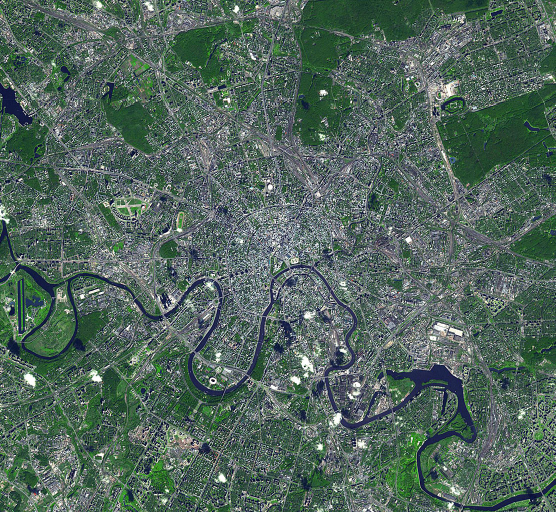
#> input picture background_images/jpl_moscow.jpg, 1111 x 1024 px, found by its file name (shown at 1/2 size)
$ python geospatial_uncertainty.py   (Python 2 division)
#> lines starting #> are read from the running program, lines starting #| are printed output that depends on the picture; long printed decimals are rounded
#!/usr/bin/env python2
# -*- coding: utf-8 -*-
"""
Created on Sat Nov  4 12:28:48 2017

@author: avanetten
Plot goespatial positional uncertainty

Useful resources:
https://stackoverflow.com/questions/32290096/python-opencv-add-alpha-channel-to-rgb-image
https://www.learnopencv.com/alpha-blending-using-opencv-cpp-python/
"""

#######################
indir = '/path/to/geospatial_uncertainty'
#######################

import os
import cv2
import numpy as np
import matplotlib.pyplot as plt
from matplotlib.patches import Ellipse

###############################################################################
def gauss_2d(x, y, x0=0, y0=0, sigma_x=5, sigma_y=-1, minz=10**(-6)):
    '''
    Two dimensional Guassian, normalized to have area of 1.0.
    Values below minz will be set to 0.0
    https://en.wikipedia.org/wiki/Gaussian_function
    '''
    # set sigma_y = sigma_x if it is not explicitly set
    if sigma_y < 0:
        sigma_y = sigma_x

    # set normalization
    A = 1. / (2. * np.pi * sigma_x * sigma_y)

    # set function
    f = A * np.exp( -1. * ( ((x-x0)**2 / (2 * sigma_x**2)) \
                       + ((y-y0)**2 / (2 * sigma_y**2)) ) )

    # clip minimum value
    f[f <= minz] = 0

    return f


###############################################################################
def get_meshgrid(h, w):
    '''Define meshgrid with size h * w.
    Delta^2 is the area of each grid cell'''

    x = np.linspace(0, w, w)
    y = np.linspace(0, h ,h)
    delta = x[1] - x[0]
    xs, ys = np.meshgrid(x, y)
    return xs, ys, delta


###############################################################################
def combine_probs(z_tot, z_update):
    '''Update probability map
    Compute probability that either z_tot or z_update has occurred'''

    prob_no_occur = (1. - z_tot) * (1. - z_update)
    return 1. - prob_no_occur


###############################################################################
def create_probability_map(points, h=500, w=500, max_alpha=0.5, verbose=False):
    '''Make probabilty map
    points are Gaussian blur values of format:
        point = [x0, y0, sigma_x, sigma_y, minz]
    h = map height
    w = map width
    max_alpha is the desired value of the max alpha, used to rescale the
        output map (set < 0 to skip)'''

    # get grid
    xs, ys, delta = get_meshgrid(h, w)

    z_tot = np.zeros((h, w))
    # update probability map
    for i,p in enumerate(points):
        [x0, y0, sigma_x, sigma_y, minz] = p
        z_update = gauss_2d(xs, ys, x0=x0, y0=y0, sigma_x=sigma_x,
                            sigma_y=sigma_y, minz=minz)
        # combine update and total
        z_tot = combine_probs(z_tot, z_update)

        if verbose:
            print i, "point: x0, y0:", x0, y0
            print "  sigma_x, sigma_y:", sigma_x, sigma_y
            print "  np.min(z_update):", np.min(z_update)
            print "  np.max(z_update):", np.max(z_update)
            # ensure Gaussian is corretly normalized (volume should be 1.0)
            print "  Volume of 2-D Gaussian:", np.sum(z_update) / delta**2

    if verbose:
        print "Final map:"
        print "  np.min(z_tot):", np.min(z_tot)
        print "  np.max(z_tot):", np.max(z_tot)
        print "  Volume of 2-D Gaussian:", np.sum(z_tot) / delta**2

    ############
    # rescale z such that max alpha is the desired number
    if max_alpha > 0:
        scale = max_alpha / np.max(z_tot)
        if verbose:
            print "Rescale map to have max prob of:", max_alpha
            print "  Scaling factor:", scale
        z_tot *= scale

    return z_tot

###############################################################################
def standard_uncertainty_plot(points, ax2, im=[], alpha_max=0.75,
                              facecolor='blue',
                              title='Standard Uncertainty Vis',
                              verbose=False):
    '''Plot standard method for uncertainty
    Sst ellipse size proportional to sigma, and opacity inversely proportional
    to sigma
    good reference:
        https://matplotlib.org/examples/pylab_examples/ellipse_demo.html'''

    if len(im) > 0:
        ax2.imshow(im)

    # iterate through points, and gather ellipses and sizes
    ells = []
    sizes = []
    for p in points:
        [x0, y0, sigma_x, sigma_y, minz] = p
        el_tmp = Ellipse(xy=(x0, y0), width=sigma_x, height=sigma_y, angle=0)
        ells.append(el_tmp)
        size = np.pi * sigma_x * sigma_y
        sizes.append(size)

    # determine alpha from sizes
    alpha_scale = alpha_max * np.min(sizes)
    alphas = []
    for s in sizes:
        a = alpha_scale / s
        alphas.append(a)
    if verbose:
        print "sizes:", sizes
        print "alphas:", alphas

    # Finally, make the plot
    for el_tmp, alpha in zip(ells, alphas):

        ax2.add_artist(el_tmp)
        el_tmp.set_alpha(alpha)
        el_tmp.set_facecolor(facecolor)

    ax2.axis('off')
    if len(title) > 0:
        ax2.set_title(title)

    return

###############################################################################
def plot_uncertainty(z_tot, points, im=[], outfile='', figsize=(15,4),
                   max_alpha=0.75, dpi=300):
    '''Plot positional uncertainty
    ax0: set opacity as equal to probability
    ax1: grayscale map with color between 0 (white) and 1 (black)'''

    plt.close('all')

    ############
    # set color channel to red
    r = np.ones(z_tot.shape)
    b, g = np.zeros(z_tot.shape), np.zeros(z_tot.shape)
    img_RGBA = cv2.merge((r, g, b, z_tot))
    #cv2.imwrite("test.png", img_RGBA)

    ############
    # make plots
    fig, (ax0, ax1, ax2) = plt.subplots(1, 3, sharex=True, sharey=True,
         figsize=figsize)


    ############
    # plot standard method for uncertainty
    standard_uncertainty_plot(points, ax0, im=im, alpha_max=max_alpha,
                              facecolor='red',
                              title='Standard Uncertainty Vis')
    plt.tight_layout()

    ############
    # alpha channel (underlaying doesn't matter since no prob map overwrites)
    cmap = 'YlOrRd'  #'hot'  # 'binary', 'Wistia', 'Blues'
    ax1.imshow(z_tot, cmap=cmap)#, vmin=0, vmax=1)
    ax1.axis('off')
    ax1.set_title('Probability Map')
    plt.tight_layout()

    ############
    # img_rgba
    # Underlay background image, if desired
    if len(im) > 0:
        ax2.imshow(im)
    ax2.imshow(img_RGBA, cmap='Blues')
    ax2.axis('off')
    #ax0.set_title('RGBA Image')
    ax2.set_title('Gaussian Uncertainty Vis')

    ############
    #plt.colorbar()
    plt.tight_layout()
    plt.show()

    if len(outfile) > 0:
        plt.savefig(outfile, dpi=dpi)

    return

###############################################################################
# [49 lines left out: function plot_uncertainty_indiv, not called in this run]
###############################################################################
###############################################################################
def main():
    '''Execute test'''

    N_points = 16 #4
    verbose = True
    max_alpha = 0.66

    ############
    # define background image
    im_loc = os.path.join(indir, 'background_images/jpl_moscow.jpg')
    #im_loc = os.path.join(indir, 'background_images/Map_of_the_Battle_of_the_Somme.png')

    # define output image
    outfile = os.path.join(indir, 'outplot.png')

    # get image
    im = cv2.imread(im_loc, 1)
#> im is the input picture: shape (1024, 1111, 3); mean B, G, R 92.9, 102.6, 82
    #im = cv2.resize(im, xs.shape)   # reshape if desired
    h, w, nbands = im.shape
#> h = 1024; w = 1111; nbands = 3

    ############
    # get meshgrid
    xs, ys, delta = get_meshgrid(h, w)
#> delta = 1

    ############
    # define points
    #   point = [x0, y0, sigma_x, sigma_y, minz]
    points = []
    minz = 10**(-9)
    xmin, xmax = int(0.15*w), int(0.85*w)
#> xmin = 166; xmax = 944
    ymin, ymax = int(0.15*h), int(0.85*h)
#> ymin = 153; ymax = 870
    sigma_min, sigma_max = int(0.015*w), int(0.03*w)
#> sigma_min = 16; sigma_max = 33
    #sigma_min, sigma_max = int(0.1*w), int(0.2*w)

    for i in range(N_points):
        x0 = np.random.randint(xmin, xmax)
        y0 = np.random.randint(ymin, ymax)
        sigma_x = np.random.randint(sigma_min, sigma_max)
        sigma_y = np.random.randint(sigma_min, sigma_max)
        points.append([x0, y0, sigma_x, sigma_y, minz])

    ############
    # get probability map
    probability_map = create_probability_map(points, h=h, w=w,
                                             max_alpha=max_alpha,
                                              verbose=verbose)
#> after the loop in create_probability_map, `for i,p in enumerate(points):`:
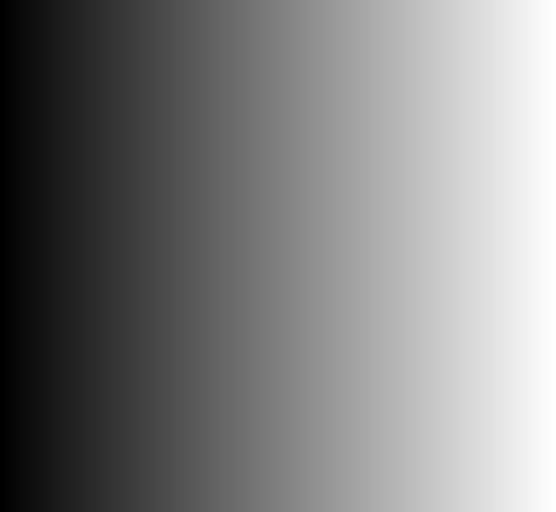
#> xs: shape (1024, 1111) float64 (shown at 1/2 size); min 0, max 1111, mean 555.5; drawn with min black and max white
#> after the loop in create_probability_map, `for i,p in enumerate(points):`:
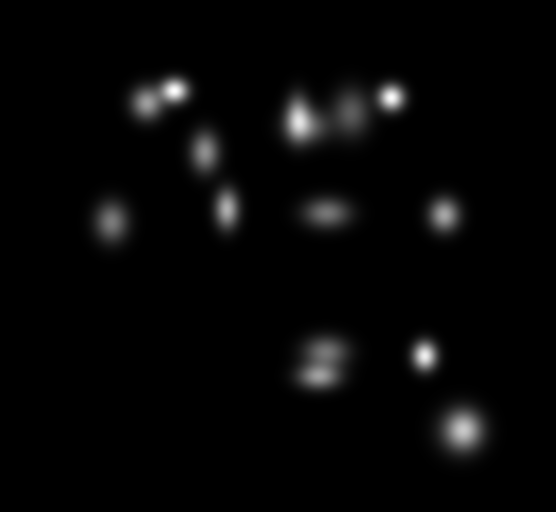
#> z_tot: shape (1024, 1111) float64 (shown at 1/2 size); min 0, max 0.000559, mean 1.4e-05; drawn with min black and max white
#|   np.min(z_tot): 0.0
#|   np.max(z_tot): 0.0005586
#|   Volume of 2-D Gaussian: 15.941
#|   Scaling factor: 1181.500
    ############
    plot_uncertainty(probability_map, points, im=im, outfile=outfile,
                     figsize=(12,4))
#> in plot_uncertainty, `img_RGBA = cv2.merge((r, g, b, z_tot))`:
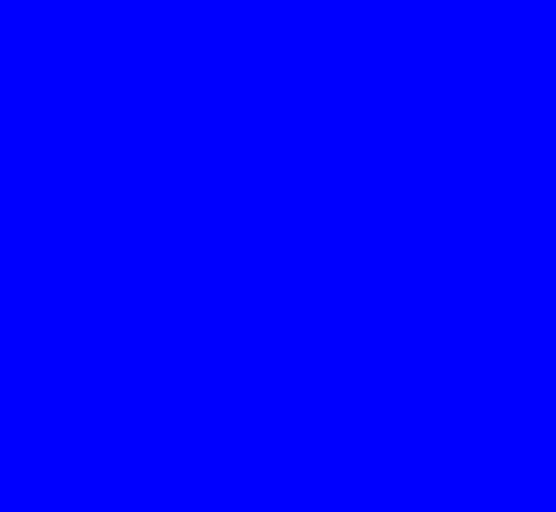
#> img_RGBA: shape (1024, 1111, 4) float64 (shown at 1/2 size); mean of channels 0, 1, 2, 3 1, 0, 0, 0.0166; drawn as B, G, R
#> in plot_uncertainty, `plt.show()`:
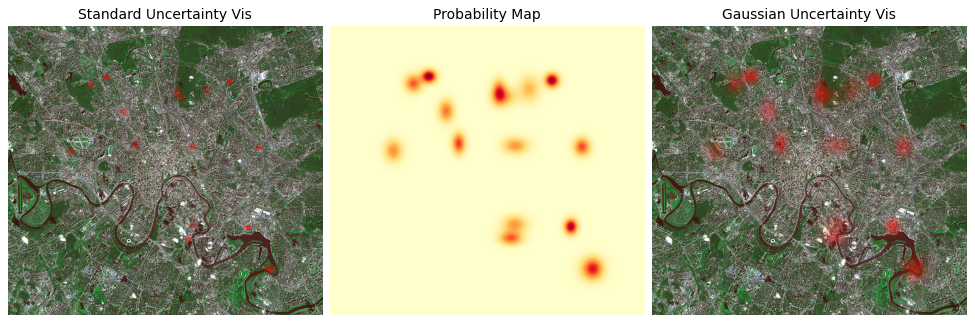
#> figure drawn by matplotlib, 3 panels; B, G, R data is drawn as R, G, B
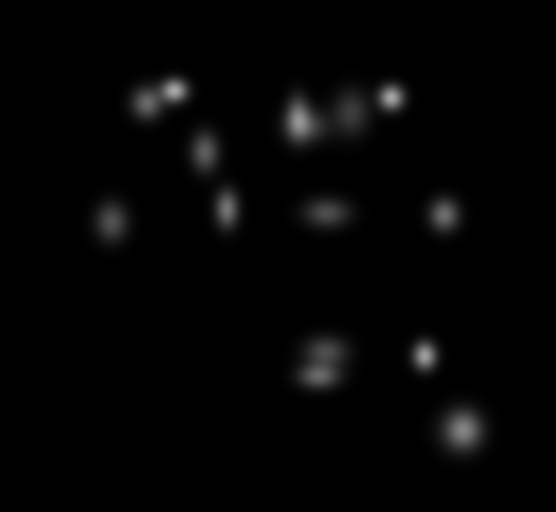
#> probability_map: shape (1024, 1111) float64 (shown at 1/2 size); min 0, max 0.66, mean 0.0166

    #plot_uncertainty_indiv(probability_map, points, im=im, outdir=indir,
    #                 figsize=(4,4))
###############################################################################
if __name__ == "__main__":
    main()
